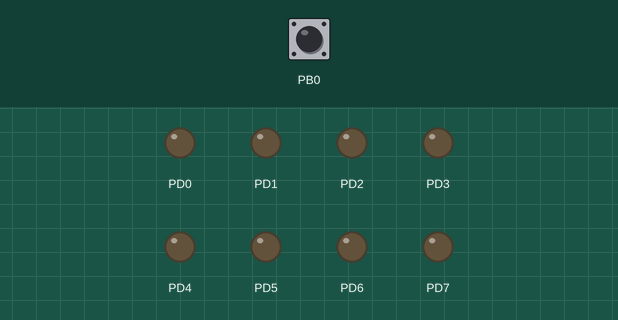
Bench run of a program on a simulated ATmega32, built with avr-gcc and emulated at 8 MHz. Parts: output pins drawn as LEDs (lit = HIGH). The inputs (shaded band) are chosen by the test bench; at power-on: PB0 HIGH.

Above: at 1.2 s.
1.3 s: PB0 pulled LOW for 0.15 s
At 1.37 s:
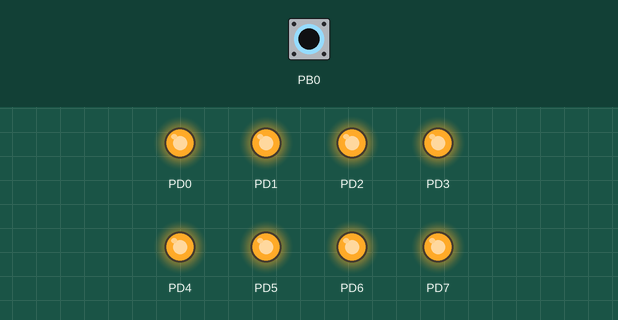
2.9 s: PB0 pulled LOW for 3.2 s
At 6.4 s:
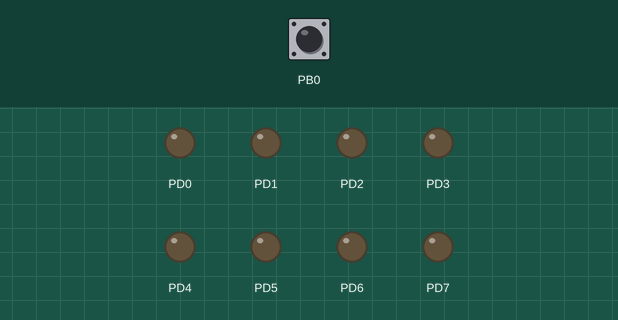
Timing chart, 0 to 7.9 s (numbered marks = the images above; inputs shaded):
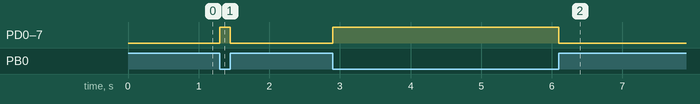

Measured:
- after the input at 1.3 s, PD0–7: LOW → HIGH at once, → LOW 0.15 s later
- after the input at 2.9 s, PD0–7: LOW → HIGH at once, → LOW 3.2 s later

The program:

main.c
```c
#include <avr/io.h>
#include <stdlib.h>
#include <string.h>
#include <util/delay.h>

#define F_CPU 8000000  //8MHz

#ifndef _BV
#define _BV(bit)				(1<<(bit))
#endif
#ifndef sbi
#define sbi(reg,bit)		reg |= (_BV(bit))
#endif
#ifndef cbi
#define cbi(reg,bit)		reg &= ~(_BV(bit))
#endif

void zadanie_3(){
	PORTD = (0xFF);
	//lub
	//PORTD = (1<<PD7)
	//PORTD = (1<<PD6)
	//PORTD = (1<<PD5)
	//PORTD = (1<<PD4)
	//PORTD = (1<<PD3)
	//PORTD = (1<<PD2)
	//PORTD = (1<<PD1)
	//PORTD = (1<<PD0)
	//lub
	//for (int i = 0; i < 8; i++)
	//{
	//	sbi(PORTD, i);
	//}

}
void zadanie_35(){					// ustawia calu port na 1 i 0
	PORTD = (0xFF);
	_delay_ms(500);
	PORTD = (0x00);
	_delay_ms(500);
}
void mrygnij(int dell, int i){		//funkcja upraszczajaca - przesuwa bit
	PORTD ^= (0x01<<i);
	_delay_ms(dell);
	PORTD ^= (0x01<<i);
}
void zadanie_4(){				// wed³ug wyk³adu - przesuwanie bitu ^= -> negacja tego bitu - wyjscia
	int dell = 180;

	for(int i=0;i<8;i++){
		mrygnij(dell,i);
	}
	for(int i=6;i>0;i--){		//tutaj jest 6 zeby sie szybko odbil
		mrygnij(dell,i);
	}
}
void zadanie_45(){
	if(!bit_is_set(PINB,PINB0)){	//sprawdzenie czy b0 jest !high = low - wcisniety
		PORTD = 0xFF;
	}else{							//w przeciwnym razie
		PORTD = 0;
	}
}


int main() {
	DDRD = 0xFF;
	PORTB = 0xFF;

	while (1) {

		//zadanie_3();
		//zadanie_35();
		//zadanie_4();
		zadanie_45();
	}
}
```
